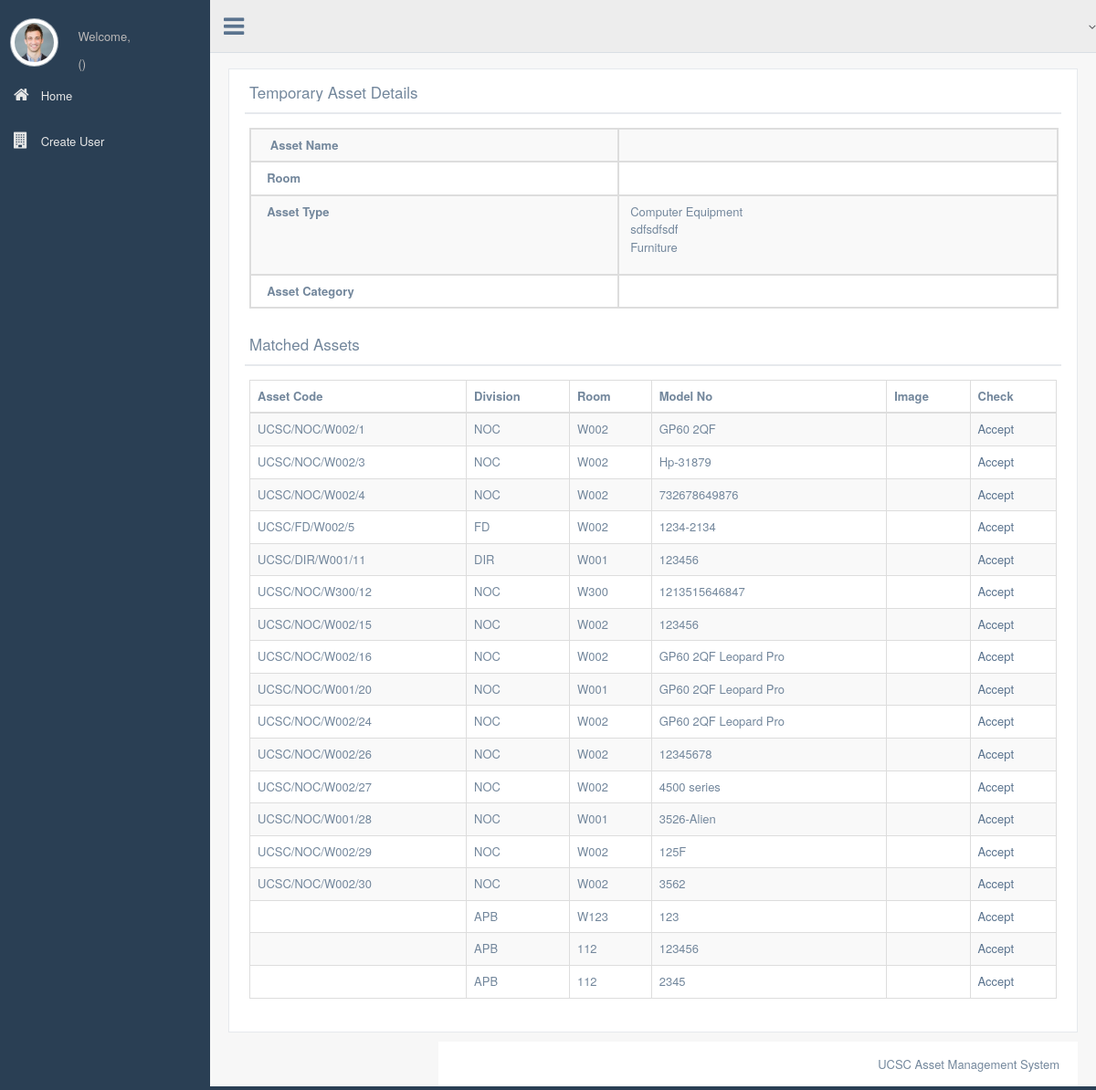
Before: /temp_details.php with the older database file.
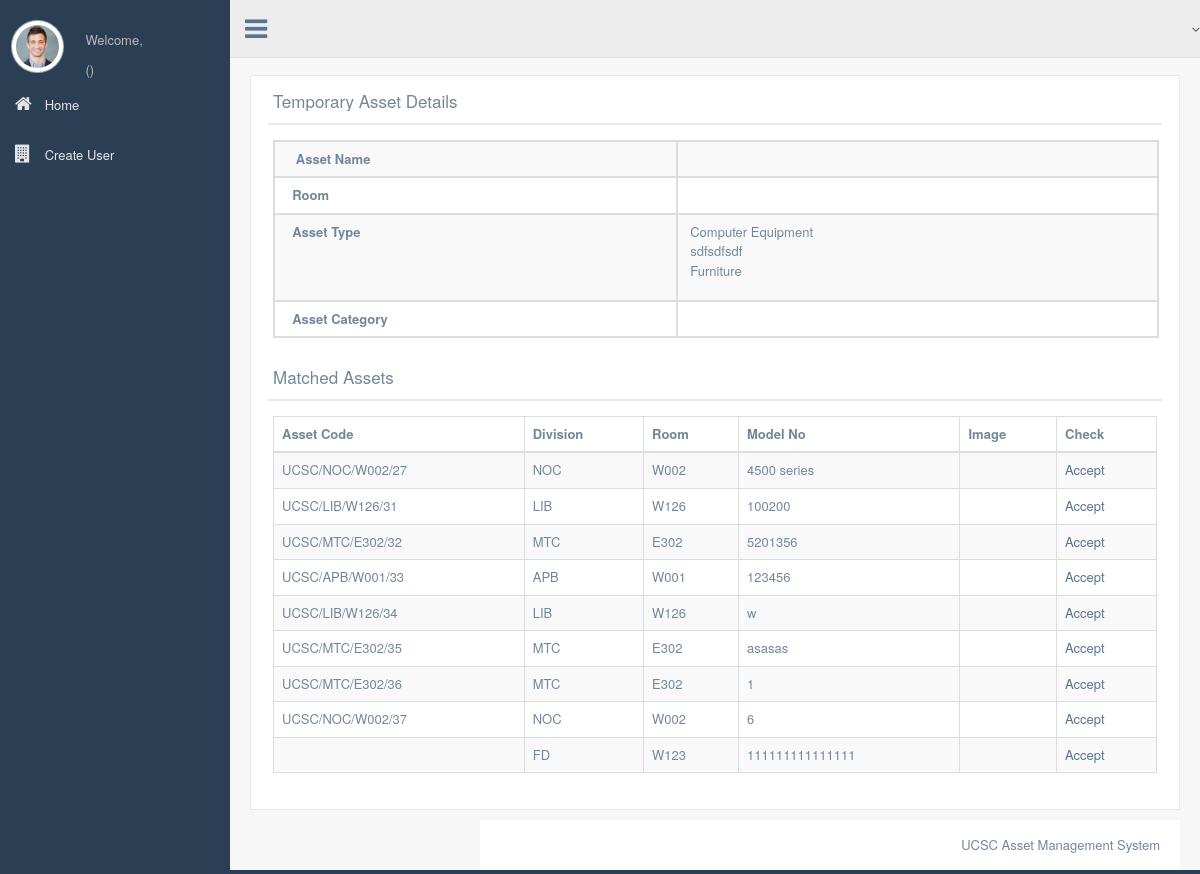
After: the same page with the newer database file.
### tables this page shows
CREATE TABLE `asset` (
  `Asset_ID` int(11) NOT NULL,
  `Barcode_No` int(11) DEFAULT NULL,
  `Asset_Name` varchar(60) NOT NULL,
  `Asset_type` varchar(60) NOT NULL,
  `Asset_Category` varchar(60) NOT NULL,
  `Model_No` varchar(60) NOT NULL,
  `Brand` varchar(60) NOT NULL,
  `confirmed` tinyint(1) NOT NULL DEFAULT '0',
  `Serial_No` varchar(60) NOT NULL,
  `Purchase_Date` date NOT NULL,
  `Warranty_End` date NOT NULL,
  `Price` float NOT NULL,
  `Depreciation` float DEFAULT NULL,
  `Last_Value_date` datetime NOT NULL DEFAULT CURRENT_TIMESTAMP,
  `Original_Value` float NOT NULL,
  `Current_Value` float DEFAULT NULL,
  `Vendor` varchar(60) NOT NULL,
  `Vendor_Address` text NOT NULL,
  `Current_Division` varchar(60) DEFAULT NULL,
  `Current_Room` varchar(60) DEFAULT NULL,
  `Asset_Code` varchar(60) DEFAULT NULL,
  `Asset_available` tinyint(11) NOT NULL DEFAULT '1',
  `Asset_approved` tinyint(4) NOT NULL DEFAULT '0',
  `Description` text,
  `Entry_date` datetime NOT NULL DEFAULT CURRENT_TIMESTAMP,
  `deny` tinyint(1) NOT NULL DEFAULT '0',
  `deny_message` varchar(500) DEFAULT NULL
);

### server_access.php (called while the page is built, shortened)
<?php
class dbConnect
{
    private static $instance = NULL;
    private function __construct(){
        $this->dbh=new mysqli(DB_HOST, DB_USER, DB_PASSWORD, DB_DATABASE);
        return $this->dbh;
    }
    public static function connect(){
        if (self::$instance == NULL){
            self::$instance = new dbConnect();
        }
        return self::$instance;
    }
}

### function.php (called while the page is built, shortened)
<?php
include "server_access.php";
class FAssetClerk{
    private $db = NULL;
    function __construct(){
        $this->db = dbConnect::connect();
    }
   function search_asset_temp($name, $type, $cat){
       $query = "SELECT * FROM asset WHERE asset_name LIKE '$name' OR asset_name LIKE '%$name' OR asset_name LIKE '$name%' OR asset_name LIKE '%$name%' OR asset_type='$type' OR asset_category='$cat'";
       $res = $this->db->dbh->query($query);
       return $res;
   }
   function retrieve_temp_asset($id){
       $query = "SELECT * FROM temp_asset WHERE Temp_asset_id='$id'";
       $res = $this->db->dbh->query($query);
       return $res;
   }
}

### temp_details.php (the view, shortened to what the changed rows need)
<?php
require_once("function.php");
$log = new FAssetClerk();
$temp_id = $_GET['id'];
$temp_res= $log->retrieve_temp_asset($temp_id);
$temp_details= $temp_res->fetch_assoc();
$temp_name=$temp_details['Asset_Name'];
$Asset_type = $temp_details['Asset_type'];
$Asset_Cat = $temp_details['Asset_Category'];
$temp_search= $log->search_asset_temp($temp_name, $Asset_type, $Asset_Cat);
$resolved = $temp_details['Asset_Resolved'];
?>
<!DOCTYPE html>
<html lang="en">
<head>
    <link href="css/bootstrap.min.css" rel="stylesheet">
    <link href="fonts/css/font-awesome.min.css" rel="stylesheet">
    <link href="css/animate.min.css" rel="stylesheet">
    <link href="css/custom.css" rel="stylesheet">
    <link href="css/icheck/flat/green.css" rel="stylesheet">
    <link href="css/datatables/jquery.dataTables.min.css" rel="stylesheet" type="text/css" />
  <link href="css/datatables/buttons.bootstrap.min.css" rel="stylesheet" type="text/css" />
  <link href="css/datatables/fixedHeader.bootstrap.min.css" rel="stylesheet" type="text/css" />
  <link href="css/datatables/responsive.bootstrap.min.css" rel="stylesheet" type="text/css" />
  <link href="css/datatables/scroller.bootstrap.min.css" rel="stylesheet" type="text/css" />
</head>
<body class="nav-md">
<div class="container body">
<div class="main_container">
<div class="right_col" role="main">
    <div class="">
        <div class="row">
            <div class="col-md-12 col-sm-12 col-xs-12">
                <div class="x_panel">
                    <div class="x_title">
                        <h2>Temporary Asset Details</h2>
                    </div>
                    <div class="x_title" <?php if($resolved == 1){ echo "style='display: none'"; }?>>
                        <h2>Matched Assets</h2>
                    </div>
                    <div  class="x_content" <?php if($resolved == 1){ echo "style='display: none'"; }?>>
                        <table id="datatable2" class="table table-striped table-bordered" >
                            <thead>
                            <th>Asset Code</th>
                            <th>Division</th>
                            <th>Room</th>
                            <th>Model No</th>
                            <th>Image</th>
                            <th>Check</th>
                            </thead>
                            <tbody>
                                <?php
                                while ($row = $temp_search->fetch_assoc()){
                                    $str = "";
                                    echo "<tr>
                                    <td>".$row['Asset_Code']."</td>
                                    <td>".$row['Current_Division']."</td>
                                    <td>".$row['Current_Room']."</td>
                                    <td>".$row['Model_No']."</td>
                                    <td>$str</td>
                                    <td><a href='temp_resolve.php?temp=$temp_id&real=".$row['Asset_ID']."'>Accept</button></td>
                                </tr>";
                                }
                                ?>
                            </tbody>
                        </table>
                    </div>
                </div>
            </div>
        </div>
</body>
</html>

Changed rows visible on the page:
removed asset: Asset_Code "UCSC/NOC/W002/1", Current_Division "NOC", Current_Room "W002", Model_No "GP60 2QF"
removed asset: Asset_Code "UCSC/NOC/W002/3", Current_Division "NOC", Current_Room "W002", Model_No "Hp-31879"
removed asset: Asset_Code "UCSC/NOC/W002/4", Current_Division "NOC", Current_Room "W002", Model_No "732678649876"
removed asset: Asset_Code "UCSC/FD/W002/5", Current_Division "FD", Current_Room "W002", Model_No "1234-2134"
removed asset: Asset_Code "UCSC/DIR/W001/11", Current_Division "DIR", Current_Room "W001", Model_No "123456"
removed asset: Asset_Code "UCSC/NOC/W300/12", Current_Division "NOC", Current_Room "W300", Model_No "1213515646847"
removed asset: Asset_Code "UCSC/NOC/W002/15", Current_Division "NOC", Current_Room "W002", Model_No "123456"
removed asset: Asset_Code "UCSC/NOC/W002/16", Current_Division "NOC", Current_Room "W002", Model_No "GP60 2QF Leopard Pro"
removed asset: Asset_Code "UCSC/NOC/W001/20", Current_Division "NOC", Current_Room "W001", Model_No "GP60 2QF Leopard Pro"
removed asset: Asset_Code "UCSC/NOC/W002/24", Current_Division "NOC", Current_Room "W002", Model_No "GP60 2QF Leopard Pro"
removed asset: Asset_Code "UCSC/NOC/W002/26", Current_Division "NOC", Current_Room "W002", Model_No "12345678"
removed asset: Asset_Code "UCSC/NOC/W001/28", Current_Division "NOC", Current_Room "W001", Model_No "3526-Alien"
removed asset: Asset_Code "UCSC/NOC/W002/29", Current_Division "NOC", Current_Room "W002", Model_No "125F"
removed asset: Asset_Code "UCSC/NOC/W002/30", Current_Division "NOC", Current_Room "W002", Model_No "3562"
changed asset: Asset_Code (not shown) → "UCSC/LIB/W126/31"; Current_Division "APB" → "LIB"; Current_Room "W123" → "W126"; Model_No "123" → "100200"
changed asset: Asset_Code (not shown) → "UCSC/MTC/E302/32"; Current_Division "APB" → "MTC"; Current_Room "112" → "E302"; Model_No "123456" → "5201356"
added asset: Asset_Code "UCSC/APB/W001/33", Current_Division "APB", Current_Room "W001", Model_No "123456"
changed asset: Asset_Code (not shown) → "UCSC/LIB/W126/34"; Current_Division "APB" → "LIB"; Current_Room "112" → "W126"; Model_No "2345" → "w"
added asset: Asset_Code "UCSC/MTC/E302/35", Current_Division "MTC", Current_Room "E302", Model_No "asasas"
added asset: Asset_Code "UCSC/MTC/E302/36", Current_Division "MTC", Current_Room "E302", Model_No "1"
added asset: Asset_Code "UCSC/NOC/W002/37", Current_Division "NOC", Current_Room "W002", Model_No "6"
added asset: Current_Division "FD", Current_Room "W123", Model_No "111111111111111"
